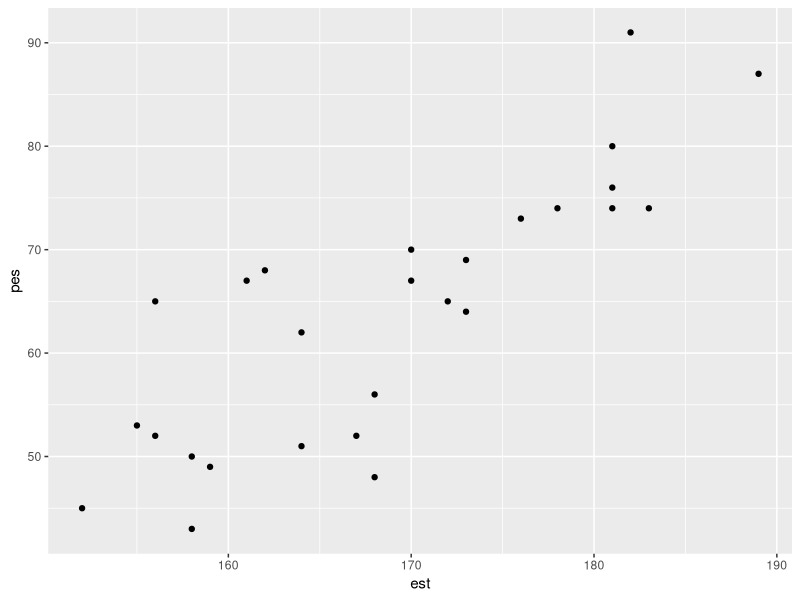

Here is the R script that generated this plot:
library(ggplot2)
library(dplyr)
library(readxl)

# Leer base de datos ------------------------------------------------------

df <- read_excel("Modulo 4/Datos_MEDIFIS.xlsx")
df <- df %>% select(pes, est)

# Grafico de dispersión
ggplot(df, aes(est, pes)) +
  geom_point()
